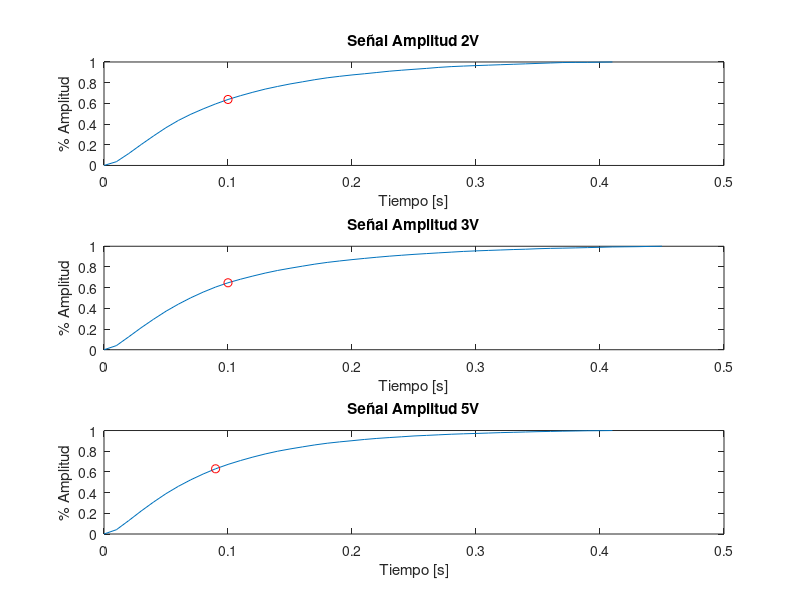

MATLAB code to generate this figure: (Note: this script raises an error after producing the figure.)
clc, clear, close all; 

datos_2= load("Cuadrada A 2 frec 0,4.mat");
datos_3= load("Cuadrada A 3 frec 0,4.mat");
datos_5= load("Cuadrada A 5 frec 0,4.mat");



time_A2=datos_2.Cuadrada_A_2_frec_0_4_Time(:,1);
value_A2=datos_2.Cuadrada_A_2_frec_0_4_Value(:,1);


time_A3=datos_3.Cuadrada_A_3_frec_0_4_Time(:,1);
value_A3=datos_3.Cuadrada_A_3_frec_0_4_Value(:,1);

time_A5=datos_5.Cuadrada_A_5_frec_0_4_Time(:,1);
value_A5=datos_5.Cuadrada_A_5_frec_0_4_Value(:,1);


time_A2=time_A2-time_A2(1);
time_A3=time_A3-time_A3(1);
time_A5=time_A5-time_A5(1);

T_A2=time_A2(419:460);
V_A2=value_A2(419:460);

T_A3=time_A3(607:652);
V_A3=value_A3(607:652);

T_A5=time_A5(317:358);
V_A5=value_A5(317:358);

T_A2=T_A2-T_A2(1);
T_A3=T_A3-T_A3(1);
T_A5=T_A5-T_A5(1);

%CALCULAMOS LA AMPLITUD

V_A2=normalize(V_A2, 'range', [0, 1]);
V_A3=normalize(V_A3, 'range', [0, 1]);
V_A5=normalize(V_A5, 'range', [0, 1]);


figure(1)

subplot(3,1,1)
plot(T_A2, V_A2)
hold on
plot( T_A2(11), V_A2(11), 'ro')
title('Señal Amplitud 2V')
xlabel('Tiempo [s]')
ylabel('% Amplitud')

subplot(3,1,2)
plot(T_A3, V_A3)
hold on
plot( T_A3(11), V_A3(11), 'ro')
title('Señal Amplitud 3V')
xlabel('Tiempo [s]')
ylabel('% Amplitud')

subplot(3,1,3)
plot(T_A5, V_A5)
hold on
plot( T_A5(10), V_A5(10), 'ro')
title('Señal Amplitud 5V')
xlabel('Tiempo [s]')
ylabel('% Amplitud')

sgtitle('TAU = 0.1 s')

disp(['El TAO 1 es: ', num2str(T_A2(11)) ]);
disp(['El TAO 2 es: ', num2str(T_A3(11))]);
disp(['El TAO 3 es: ', num2str(T_A5(10))]);
